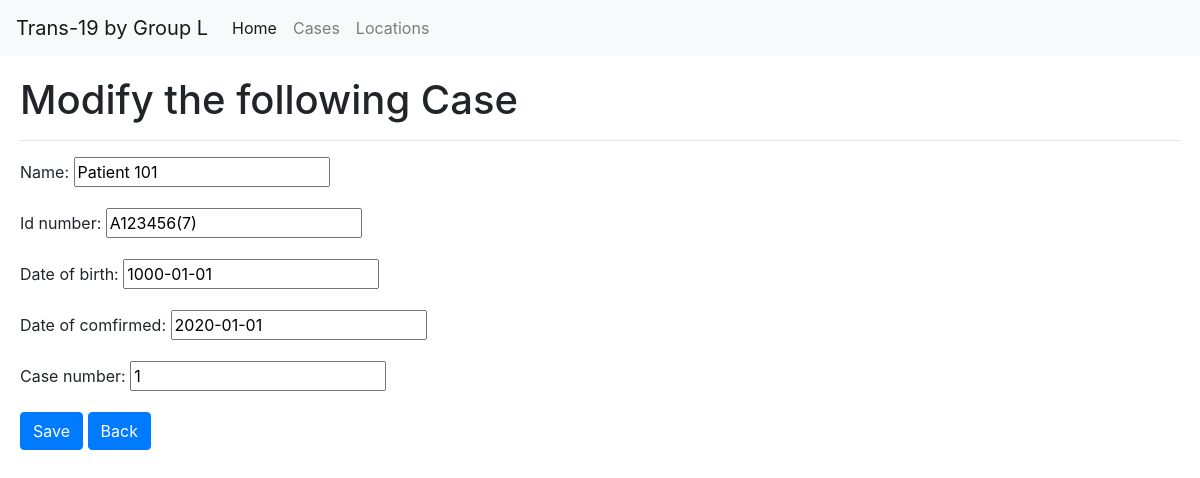
The page /case/1/modify/ (signed in) on the database its author committed.
### record/models.py (models this page shows, shortened)
class CaseRecord(models.Model):
	name				= models.CharField(max_length=255)
	id_number 			= models.CharField(max_length=20,unique=True)
	date_of_birth 		= models.DateField()
	date_of_comfirmed	= models.DateField()
	case_number			= models.PositiveIntegerField(unique=True)

### record/case_views.py (the view)
# urls.py: path('<int:pkey>/modify/',case_record_update_view),
@login_required
def case_record_update_view(request, pkey):
	obj = get_object_or_404(CaseRecord, pk=pkey)
	objlink = obj.case_number
	form = CaseForm(request.POST or None, instance=obj)
	template_name = "case/modify.html"
	context = {'form':form}
	if form.is_valid():
		form.save()
		context = {'form':form,'saved':True}
	return render(request, template_name, context)

### record/form.py
class CaseForm(forms.ModelForm):
	class Meta:
		model = CaseRecord
		fields = ['name','id_number','date_of_birth','date_of_comfirmed','case_number']

### record/templates/case/modify.html (shortened to what this page needs)
{% extends "base.html" %}
{% block content %}
<h1>Modify the following Case</h1>
<hr>
<form method='POST' action='.'> {% csrf_token %}
	{{ form.as_p }}
	<button class="btn btn-primary" type="submit"> Save </button>
	<a href='..' class="btn btn-primary">Back</a>
</form>
{% endblock %}

### rows shown on the page
CaseRecord: name "Patient 101", id_number "A123456(7)", date_of_birth "1000-01-01", date_of_comfirmed "2020-01-01", case_number "1"
